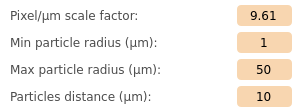
          <widget class="QFrame" name="verticalFrame">
           <property name="styleSheet">
            <string notr="true">background-color: rgb(255, 255, 255);
border-radius: 4px;</string>
           </property>
           <layout class="QVBoxLayout" name="verticalLayout_7" stretch="1,1,1,1">
            <property name="leftMargin">
             <number>5</number>
            </property>
            <property name="topMargin">
             <number>5</number>
            </property>
            <property name="rightMargin">
             <number>5</number>
            </property>
            <property name="bottomMargin">
             <number>5</number>
            </property>
            <item>
             <layout class="QHBoxLayout" name="horizontalLayout_11" stretch="4,1">
              <property name="spacing">
               <number>5</number>
              </property>
              <property name="leftMargin">
               <number>5</number>
              </property>
              <property name="rightMargin">
               <number>5</number>
              </property>
              <item>
               <widget class="QLabel" name="static_odsc_label_07">
                <property name="font">
                 <font>
                  <family>Verdana</family>
                  <pointsize>9</pointsize>
                  <weight>50</weight>
                  <italic>false</italic>
                  <bold>false</bold>
                 </font>
                </property>
                <property name="styleSheet">
                 <string notr="true">color: rgb(75, 75, 75);</string>
                </property>
                <property name="text">
                 <string>Pixel/μm scale factor:</string>
                </property>
               </widget>
              </item>
              <item>
               <widget class="QLineEdit" name="pyqt5_dynamic_odsc_entry_scale_factor">
                <property name="enabled">
                 <bool>true</bool>
                </property>
                <property name="minimumSize">
                 <size>
                  <width>41</width>
                  <height>21</height>
                 </size>
                </property>
                <property name="font">
                 <font>
                  <family>Verdana</family>
                 </font>
                </property>
                <property name="styleSheet">
                 <string notr="true">border-radius: 4px;
padding: 1px;
background-color: rgb(248,214,176);
</string>
                </property>
                <property name="text">
                 <string>9.61</string>
                </property>
                <property name="alignment">
                 <set>Qt::AlignCenter</set>
                </property>
               </widget>
              </item>
             </layout>
            </item>
            <item>
             <layout class="QHBoxLayout" name="horizontalLayout_7" stretch="4,1">
              <property name="spacing">
               <number>5</number>
              </property>
              <property name="leftMargin">
               <number>5</number>
              </property>
              <property name="rightMargin">
               <number>5</number>
              </property>
              <item>
               <widget class="QLabel" name="static_odsc_label_04">
                <property name="sizePolicy">
                 <sizepolicy hsizetype="Preferred" vsizetype="Preferred">
                  <horstretch>0</horstretch>
                  <verstretch>0</verstretch>
                 </sizepolicy>
                </property>
                <property name="font">
                 <font>
                  <family>Verdana</family>
                  <pointsize>9</pointsize>
                  <weight>50</weight>
                  <italic>false</italic>
                  <bold>false</bold>
                 </font>
                </property>
                <property name="styleSheet">
                 <string notr="true">color: rgb(75, 75, 75);</string>
                </property>
                <property name="text">
                 <string>Min particle radius (μm):</string>
                </property>
               </widget>
              </item>
              <item>
               <widget class="QLineEdit" name="pyqt5_dynamic_odsc_entry_min_radius">
                <property name="enabled">
                 <bool>true</bool>
                </property>
                <property name="sizePolicy">
                 <sizepolicy hsizetype="Expanding" vsizetype="Fixed">
                  <horstretch>0</horstretch>
                  <verstretch>0</verstretch>
                 </sizepolicy>
                </property>
                <property name="minimumSize">
                 <size>
                  <width>41</width>
                  <height>21</height>
                 </size>
                </property>
                <property name="maximumSize">
                 <size>
                  <width>16777215</width>
                  <height>16777215</height>
                 </size>
                </property>
                <property name="font">
                 <font>
                  <family>Verdana</family>
                 </font>
                </property>
                <property name="styleSheet">
                 <string notr="true">border-radius: 4px;
padding: 1px;
background-color: rgb(248,214,176);
</string>
                </property>
                <property name="text">
                 <string>1</string>
                </property>
                <property name="echoMode">
                 <enum>QLineEdit::Normal</enum>
                </property>
                <property name="alignment">
                 <set>Qt::AlignCenter</set>
                </property>
               </widget>
              </item>
             </layout>
            </item>
            <item>
             <layout class="QHBoxLayout" name="horizontalLayout_9" stretch="4,1">
              <property name="spacing">
               <number>5</number>
              </property>
              <property name="leftMargin">
               <number>5</number>
              </property>
              <property name="rightMargin">
               <number>5</number>
              </property>
              <item>
               <widget class="QLabel" name="static_odsc_label_05">
                <property name="font">
                 <font>
                  <family>Verdana</family>
                  <pointsize>9</pointsize>
                  <weight>50</weight>
                  <italic>false</italic>
                  <bold>false</bold>
                 </font>
                </property>
                <property name="styleSheet">
                 <string notr="true">color: rgb(75, 75, 75);</string>
                </property>
                <property name="text">
                 <string>Max particle radius (μm):</string>
                </property>
               </widget>
              </item>
              <item>
               <widget class="QLineEdit" name="pyqt5_dynamic_odsc_entry_max_radius">
                <property name="enabled">
                 <bool>true</bool>
                </property>
                <property name="minimumSize">
                 <size>
                  <width>41</width>
                  <height>21</height>
                 </size>
                </property>
                <property name="font">
                 <font>
                  <family>Verdana</family>
                 </font>
                </property>
                <property name="styleSheet">
                 <string notr="true">border-radius: 4px;
padding: 1px;
background-color: rgb(248,214,176);
</string>
                </property>
                <property name="text">
                 <string>50</string>
                </property>
                <property name="alignment">
                 <set>Qt::AlignCenter</set>
                </property>
               </widget>
              </item>
             </layout>
            </item>
            <item>
             <layout class="QHBoxLayout" name="horizontalLayout_10" stretch="4,1">
              <property name="spacing">
               <number>5</number>
              </property>
              <property name="leftMargin">
               <number>5</number>
              </property>
              <property name="rightMargin">
               <number>5</number>
              </property>
              <item>
               <widget class="QLabel" name="static_odsc_label_06">
                <property name="font">
                 <font>
                  <family>Verdana</family>
                  <pointsize>9</pointsize>
                  <weight>50</weight>
                  <italic>false</italic>
                  <bold>false</bold>
                 </font>
                </property>
                <property name="styleSheet">
                 <string notr="true">color: rgb(75, 75, 75);</string>
                </property>
                <property name="text">
                 <string>Particles distance (μm):</string>
                </property>
               </widget>
              </item>
              <item>
               <widget class="QLineEdit" name="pyqt5_dynamic_odsc_entry_particle_distance">
                <property name="enabled">
                 <bool>true</bool>
                </property>
                <property name="minimumSize">
                 <size>
                  <width>41</width>
                  <height>21</height>
                 </size>
                </property>
                <property name="font">
                 <font>
                  <family>Verdana</family>
                 </font>
                </property>
                <property name="styleSheet">
                 <string notr="true">border-radius: 4px;
padding: 1px;
background-color: rgb(248,214,176);
</string>
                </property>
                <property name="text">
                 <string>10</string>
                </property>
                <property name="alignment">
                 <set>Qt::AlignCenter</set>
                </property>
               </widget>
              </item>
             </layout>
            </item>
           </layout>
          </widget>
